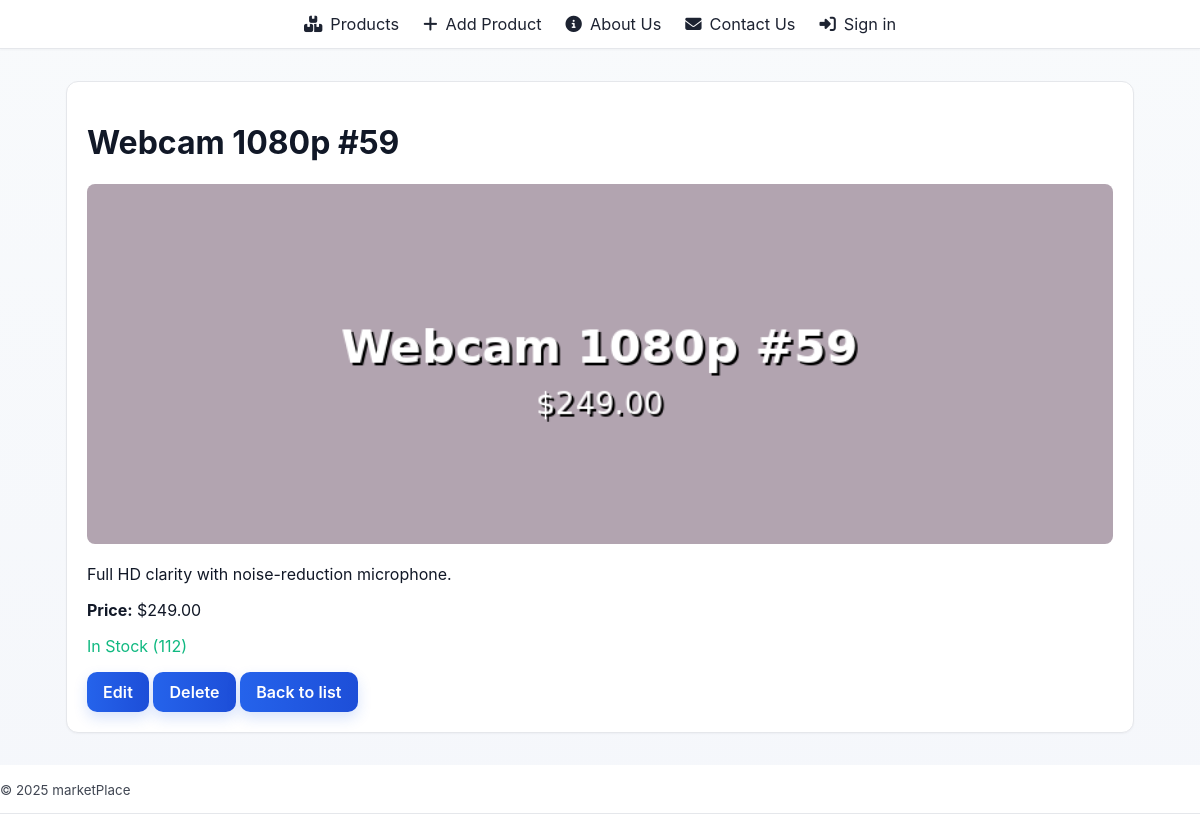
The page /83/ on the database its author committed.
### products/models.py (models this page shows, shortened)
class Product(models.Model):
    name = models.CharField(max_length=200, db_index=True)
    price = models.DecimalField(max_digits=10, decimal_places=2, db_index=True)
    description = models.TextField(blank=True)
    image = models.ImageField(upload_to='products/', blank=True, null=True)
    in_stock = models.BooleanField(default=True)
    stock_quantity = models.PositiveIntegerField(default=0)
    created_at = models.DateTimeField(auto_now_add=True)
    updated_at = models.DateTimeField(auto_now=True)
    code = models.CharField(max_length=50, unique=True, db_index=True)
    class Meta:
        verbose_name = "Product"
        verbose_name_plural = "Products"
        ordering = ['-created_at']
        db_table = 'products'

### products/views.py (the view)
# urls.py: path('<int:pk>/', product_detail, name='product_detail'),  # Product detail
def product_detail(request, pk):
    product = get_object_or_404(Product, pk=pk)
    return render(request, 'products/product_detail.html', {'product': product})

### products/templates/products/product_detail.html (shortened to what this page needs)
{% extends "base.html" %}
{% block content %}
<div class="card">
  <h1>{{ product.name }}</h1>
  {% if product.image %}
    <img src="{{ product.image.url }}" alt="{{ product.name }}" style="width:100%;max-height:360px;object-fit:cover;border-radius:8px;">
  {% endif %}
  <p>{{ product.description }}</p>
  <p><strong>Price:</strong> ${{ product.price }}</p>
  <p>
    {% if product.in_stock %}
      <span style="color: #10b981;">In Stock ({{ product.stock_quantity }})</span>
    {% else %}
      <span style="color: #ef4444;">Out of Stock</span>
    {% endif %}
  </p>
  <div style="margin-top: 12px;">
    <a href="{% url 'products:product_update' product.pk %}" class="btn">Edit</a>
    <a href="{% url 'products:product_delete' product.pk %}" class="btn" onclick="return confirm('Delete this product?');">Delete</a>
    <a href="{% url 'products:product_list' %}" class="btn">Back to list</a>
  </div>
</div>
{% endblock %}

### static/styles.css (style rules this page uses)
:root { --bg: #f5f7fb; --card: #ffffff; --card-elev: rgba(17,24,39,0.04); --text: #111827; --muted: #6b7280; --brand1: #2563eb; --brand2: #1d4ed8; --ring: rgba(37,99,235,0.25); --border: #e5e7eb; --nav-bg: #ffffff; --nav-text: #111827; }
* { box-sizing:border-box }
body { font-family:Inter,system-ui,Segoe UI,Arial,sans-serif;margin:0;background:linear-gradient(180deg,#f8fafc 0%, var(--bg) 100%);color:var(--text) }
.card { border:1px solid var(--border);border-radius:12px;padding:20px;box-shadow:0 1px 2px var(--card-elev);background:var(--card);transition:transform .15s, box-shadow .15s }
.btn { display:inline-block;padding:10px 16px;border:none;border-radius:10px;background:linear-gradient(90deg,var(--brand1) 0%,var(--brand2) 100%);color:#fff;font-weight:600;letter-spacing:.1px;text-decoration:none;cursor:pointer;box-shadow:0 6px 14px rgba(37,99,235,.18) }

### rows shown on the page
Product: name "Webcam 1080p #59", image (picture), description "Full HD clarity with noise-reduction microphone.", price "249.00", stock_quantity "112"

### other values the page prints
{{ year|default:2025 }} "2025"
